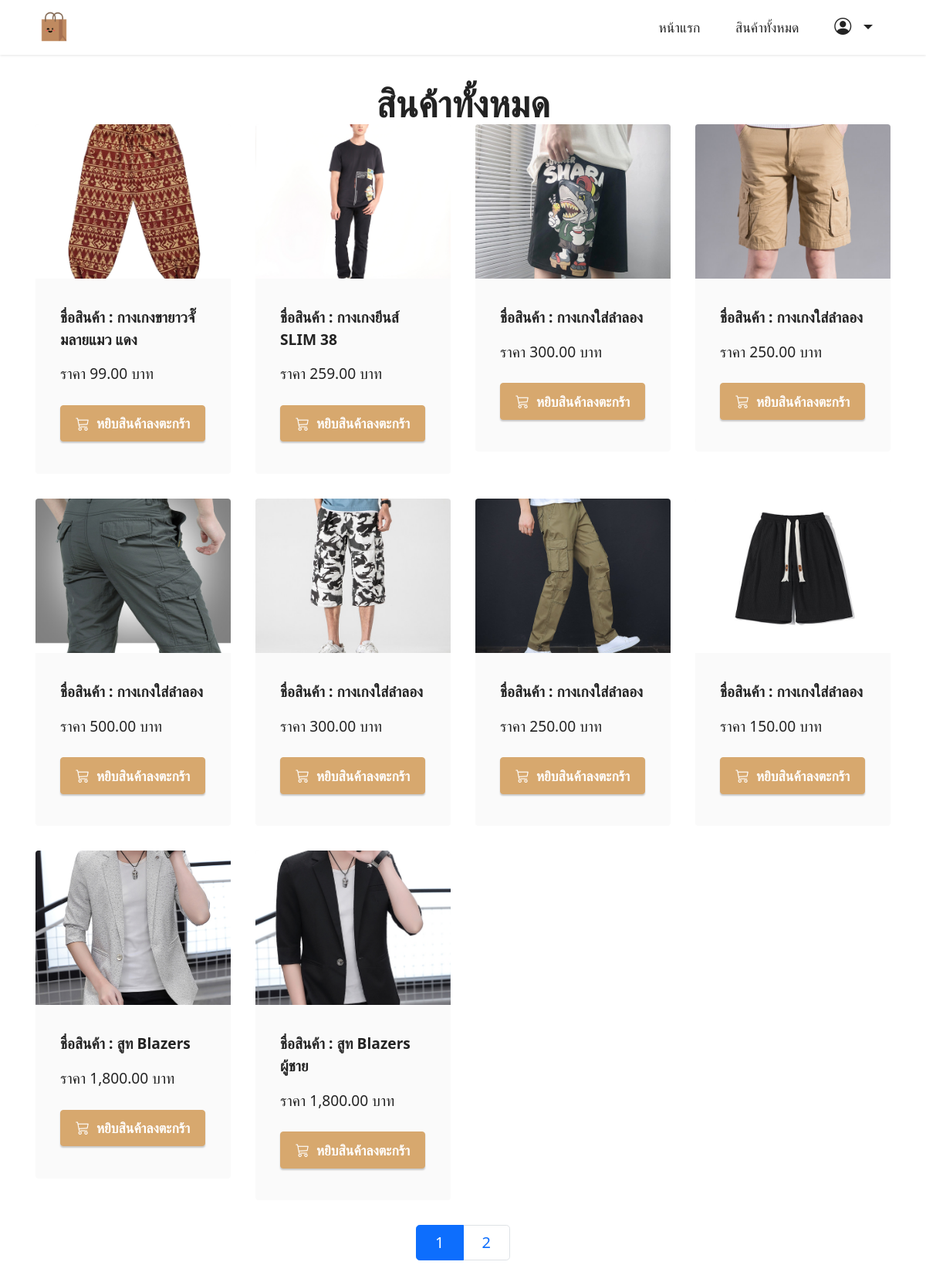
Page /products on the committed database.
### productsapp/models.py (models this page shows)
class Product(models.Model):
    name=models.CharField(max_length=50)
    description=models.TextField()
    price=models.DecimalField(max_digits=10,decimal_places=2)
    stock=models.IntegerField()
    isTrending=models.BooleanField(default=False)
    image=models.ImageField(upload_to="products",blank=True)

### productsapp/views.py (the view)
# urls.py: path("products",views.products)
def products(request):
    all_products=Product.objects.all().order_by("name")
    page = request.GET.get("page")
    paginator=Paginator(all_products,10)
    all_products=paginator.get_page(page)
    return render(request,"products.html",{"all_products":all_products})

### productsapp/templates/products.html (shortened to what this page needs)
{% extends "layout.html" %}
{% load humanize %}
{% block content %}
<section class="content2 cid-tsEQSCqggh" id="content2-2">
        <div class="container">
            <div class="mbr-section-head">
                <h4 class="mbr-section-title mbr-fonts-style align-center mb-0 display-2">
                    <strong>สินค้าทั้งหมด</strong>
                </h4>
            </div>
            <div class="row mt-6">
                {% for product in all_products %}
                <div class="col-12 col-md-6 col-lg-3">
                    <div class="item features-image">
                        <div class="item-wrapper">
                            <div class="item-img">
                                <a href="{% url 'productDetail' product.id %}">
                                    <img src="{{ product.image.url }}">
                                </a>
                            </div>
                            <div class="item-content">
                                <h6 class="item-subtitle mbr-fonts-style mt-1 display-7">
                                    <strong>ชื่อสินค้า : {{product.name}}</strong>
                                </h6>
                                <p class="mbr-text mbr-fonts-style mt-3 display-7">ราคา {{product.price | intcomma }} บาท</p>
                            </div>
                            <div class="mbr-section-btn item-footer mt-2">
                                {% if product.stock <= 0 %}
                                    <h2 class="text-secondary text-center">สินค้าหมด</h2>
                                {% else %}
                                    <a href="{%url 'addCart' product.id %}" class="btn btn-primary display-4">
                                        <i class="bi bi-cart3"></i>&nbsp;
                                        หยิบสินค้าลงตะกร้า
                                    </a>
                                {% endif %}
                            </div>
                        </div>
                    </div>
                </div>
                {% endfor %}
            </div>
            <nav aria-label="product-pagination" class="media-container-row">
                <ul class="pagination pagination-lg">
                    {% for num in all_products.paginator.page_range %}
                        {% if num != all_products.number %}
                            <li class="page-item"><a class="page-link" href="?page={{num}}">{{num}}</a></li>
                        {% else %}
                            <li class="page-item active"><a class="page-link" href="?page={{num}}">{{num}}</a></li>
                        {% endif %}
                    {% endfor %}
                </ul>
            </nav>
        </div>
</section>
{% endblock %}

### productsapp/static/assets/theme/css/style.css (style rules this page uses)
section { background-color: #ffffff; }
body { font-style: normal; line-height: 1.5; font-weight: 400; color: #232323; position: relative; }
section, .container, .container-fluid { position: relative; word-wrap: break-word; }
a { font-style: normal; font-weight: 400; cursor: pointer; }
a, a:hover { text-decoration: none; }
.mbr-section-title { font-style: normal; line-height: 1.3; }
.mbr-text { font-style: normal; line-height: 1.7; }
h1, h2, h3, h4, h5, h6, .display-1, .display-2, .display-4, .display-5, .display-7, span, p, a { line-height: 1; word-break: break-word; word-wrap: break-word; font-weight: 400; }
b, strong { font-weight: bold; }
section { background-position: 50% 50%; background-repeat: no-repeat; background-size: cover; }
.align-center { text-align: center; }
.media-container-row { display: flex; flex-direction: row; flex-wrap: wrap; justify-content: center; align-content: center; align-items: start; }
@media (min-width: 992px) { .media-container-row { flex-wrap: nowrap; } }
img, iframe { display: block; width: 100%; }
.mbr-section-btn { margin-left: -0.6rem; margin-right: -0.6rem; font-size: 0; }
.btn { font-weight: 600; border-width: 1px; font-style: normal; margin: 0.6rem 0.6rem; white-space: normal; transition: all 0.2s ease-in-out; display: inline-flex; align-items: center; justify-content: center; word-break: break-word; }
.row { display: -webkit-flex; -webkit-flex-wrap: wrap; }
html, body { height: auto; min-height: 100vh; }
ul, ol, pre, blockquote { margin-bottom: 2.3125rem; }
@media (min-width: 992px) { .container { padding-left: 16px; padding-right: 16px; } }
@media (min-width: 992px) { .row { margin-left: -16px; margin-right: -16px; } }
@media (min-width: 992px) { .row > [class*=col] { padding-left: 16px; padding-right: 16px; } }
.card-wrapper, .item-wrapper { overflow: hidden; }
.item { position: relative; }

### productsapp/static/assets/custom/css/custom-style.css (style rules this page uses)
.display-2 { font-size: 3rem; line-height: 1.1; }
.display-4 { font-size: 1.1rem; line-height: 1.5; }
.display-7 { font-size: 1.2rem; line-height: 1.5; }
.btn { padding: 0.6rem 1.2rem; border-radius: 4px; }
.btn-primary, .btn-primary:active { background-color: #d7a86e !important; border-color: #d7a86e !important; color: #ffffff !important; box-shadow: 0 2px 2px 0 rgba(0, 0, 0, 0.2); }
a, a:hover { color: #d7a86e; }
body { overflow-x: hidden; }
a { transition: color 0.6s; }
.cid-tsEQSCqggh { padding-top: 3rem; background-color: #ffffff; }
.cid-tsEQSCqggh img, .cid-tsEQSCqggh .item-img { height: 100%; height: 200px; object-fit: cover; }
.cid-tsEQSCqggh .item { cursor: pointer; margin-bottom: 2rem; }
.cid-tsEQSCqggh .item-wrapper { position: relative; border-radius: 4px; background: #fafafa; height: 100%; display: flex; flex-flow: column nowrap; }
@media (min-width: 992px) { .cid-tsEQSCqggh .item-wrapper .item-content { padding: 2rem 2rem 0; } }
@media (min-width: 992px) { .cid-tsEQSCqggh .item-wrapper .item-footer { padding: 0 2rem 2rem; } }
.cid-tsEQSCqggh .mbr-section-btn { margin-top: auto !important; }
.cid-tsEQSCqggh .mbr-section-title { color: #232323; }
.cid-tsEQSCqggh .mbr-text, .cid-tsEQSCqggh .mbr-section-btn { text-align: left; }
.cid-tsEQSCqggh .item-subtitle { text-align: left; color: #232323; }

### rows in the picture
Product: image (picture), name "กางเกงขายาวจั๊มลายแมว แดง", price "99.00", stock "หยิบสินค้าลงตะกร้า"
Product: image (picture), name "กางเกงยีนส์ SLIM 38", price "259.00", stock "หยิบสินค้าลงตะกร้า"
Product: image (picture), name "กางเกงใส่ลำลอง", price "300.00", stock "หยิบสินค้าลงตะกร้า"
Product: image (picture), name "กางเกงใส่ลำลอง", price "250.00", stock "หยิบสินค้าลงตะกร้า"
Product: image (picture), name "กางเกงใส่ลำลอง", price "500.00", stock "หยิบสินค้าลงตะกร้า"
Product: image (picture), name "กางเกงใส่ลำลอง", price "300.00", stock "หยิบสินค้าลงตะกร้า"
Product: image (picture), name "กางเกงใส่ลำลอง", price "250.00", stock "หยิบสินค้าลงตะกร้า"
Product: image (picture), name "กางเกงใส่ลำลอง", price "150.00", stock "หยิบสินค้าลงตะกร้า"
Product: image (picture), name "สูท Blazers", price "1,800.00", stock "หยิบสินค้าลงตะกร้า"
Product: image (picture), name "สูท Blazers ผู้ชาย", price "1,800.00", stock "หยิบสินค้าลงตะกร้า"

### other values in the picture
{{ num }} "1"
{{ num }} "2"
